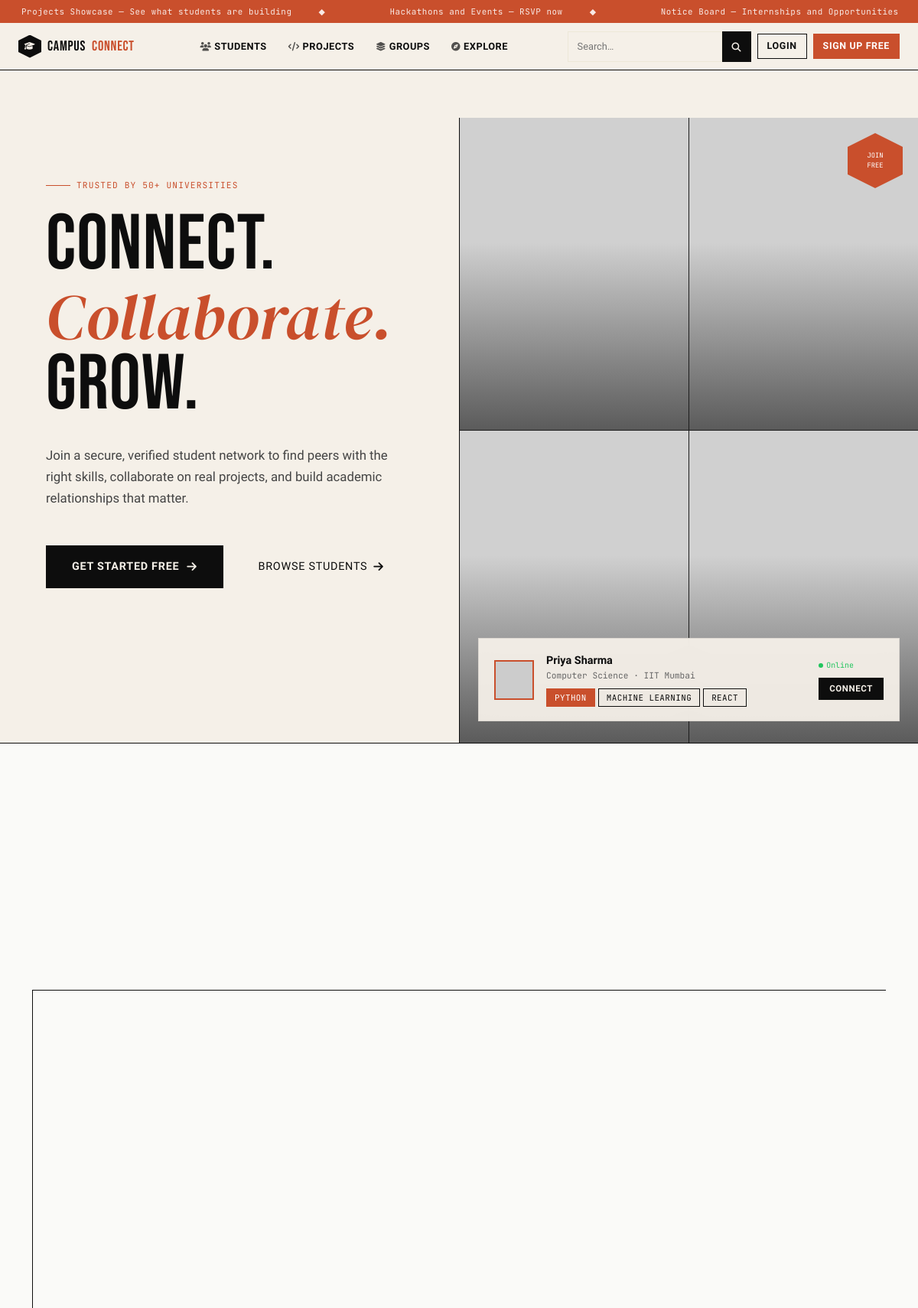
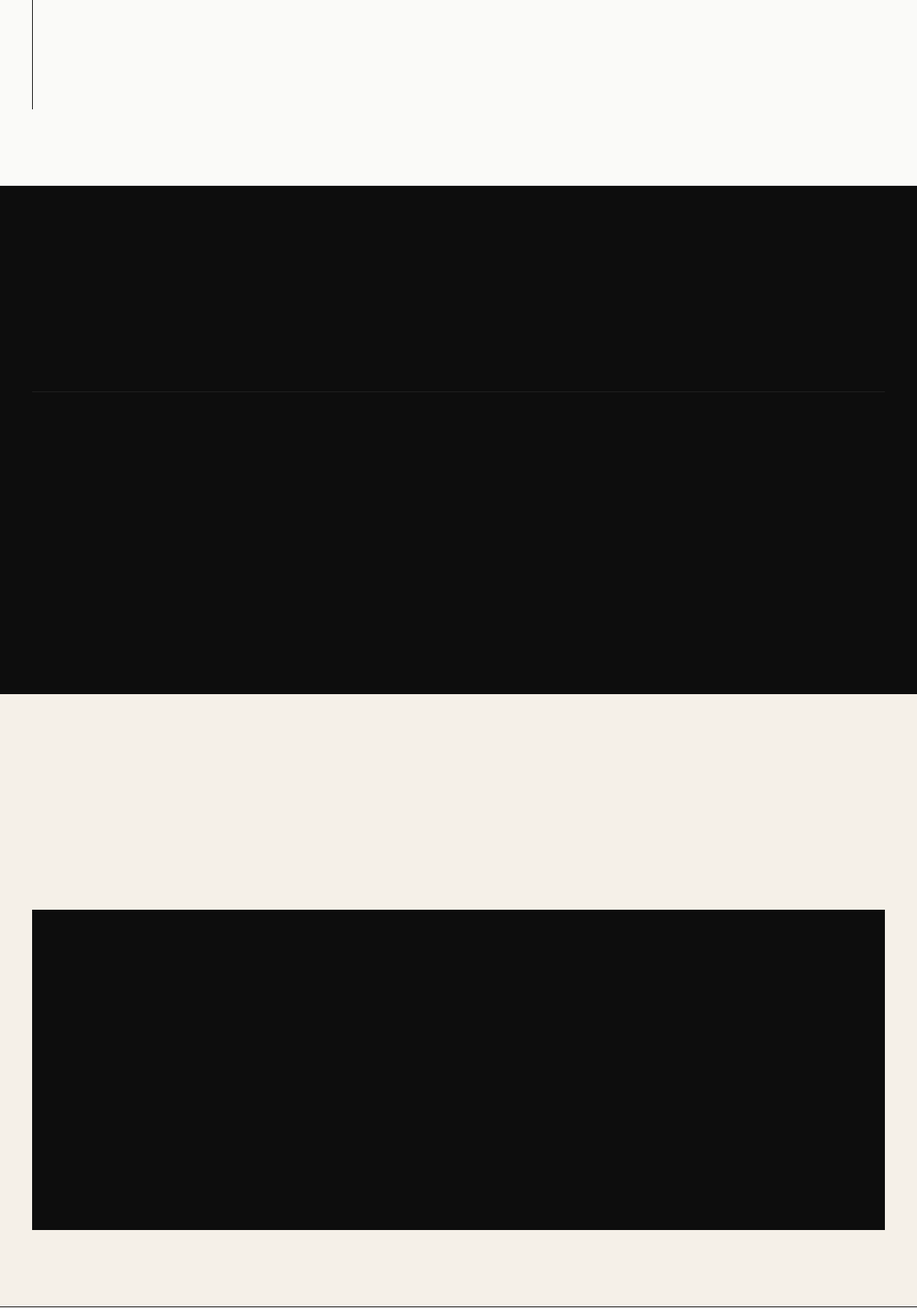
The page / (upper part) on the database its author committed (2 pictures, top to bottom).
### tables this page shows
CREATE TABLE IF NOT EXISTS users (
    id          INT AUTO_INCREMENT PRIMARY KEY,
    name        VARCHAR(100)        NOT NULL,
    email       VARCHAR(150)        NOT NULL UNIQUE,
    password    VARCHAR(255)        NOT NULL,
    department  VARCHAR(100),
    semester    TINYINT UNSIGNED,
    university  VARCHAR(150),
    skills      TEXT,                           
    bio         TEXT,
    avatar      VARCHAR(255)        DEFAULT 'default.jpg',
    is_verified TINYINT(1)          DEFAULT 0,
    is_online   TINYINT(1)          DEFAULT 0,
    created_at  TIMESTAMP           DEFAULT CURRENT_TIMESTAMP
);

### includes/config.php (called while the page is built, shortened)
<?php
function e(string $s): string {
    return htmlspecialchars($s, ENT_QUOTES, 'UTF-8');
}

### index.php (the view, shortened to what this page needs)
<?php
require_once __DIR__ . '/includes/config.php';
$db = getDB();
$stmtStudents = $db->query(
    'SELECT id, name, department, semester, university, skills, avatar, is_online
     FROM users WHERE is_verified=1 ORDER BY id LIMIT 6'
);
$students = $stmtStudents->fetchAll();
include __DIR__ . '/includes/header.php';
?>
<section id="home" class="cc-hero">
  <div class="row g-0">
    <div class="col-lg-6">
      <div class="cc-hero-left">
        <div class="cc-hero-eyebrow reveal">Trusted by 50+ Universities</div>
        <h1 class="cc-hero-title reveal d1">
          Connect.<br>
          <span class="italic">Collaborate.</span><br>
          Grow.
        </h1>
        <p class="cc-hero-subtitle mt-4 mb-5 reveal d2">
          Join a secure, verified student network to find peers with the right skills,
          collaborate on real projects, and build academic relationships that matter.
        </p>
        <div class="d-flex gap-3 flex-wrap reveal d3">
          <a href="pages/register.php" class="cc-btn-lg-dark">
            <span>Get Started Free</span><i class="fas fa-arrow-right"></i>
          </a>
          <a href="pages/students.php" class="cc-btn-lg-ghost">
            Browse Students <i class="fas fa-arrow-right"></i>
          </a>
        </div>
      </div>
    </div>
    <div class="col-lg-6 cc-hero-right">
      <div class="cc-hero-grid">
        <?php
        $seeds = ['campus1','campus3','campus5','campus7'];
        foreach ($seeds as $s):
        ?>
        <div class="cc-hero-cell">
          <img src="https://picsum.photos/seed/<?= $s ?>/600/500" alt="">
        </div>
        <?php endforeach; ?>
      </div>
      <div class="cc-hero-badge"><span>Join<br>Free</span></div>
      <?php if ($students): $s = $students[0]; ?>
      <div class="cc-hero-overlay d-flex align-items-center gap-3">
        <img class="cc-hero-avatar"
             src="https://picsum.photos/seed/<?= e($s['name']) ?>/100/100" alt="<?= e($s['name']) ?>">
        <div class="flex-grow-1">
          <div style="font-weight:700;font-size:.9rem;color:var(--ink);"><?= e($s['name']) ?></div>
          <div style="font-family:var(--font-mono);font-size:.7rem;color:#666;"><?= e($s['department']) ?> · <?= e($s['university'] ?? '') ?></div>
          <div class="d-flex flex-wrap gap-1 mt-2">
            <?php
            $skills = array_slice(explode(',', $s['skills'] ?? ''), 0, 3);
            foreach ($skills as $i => $sk):
            ?>
            <span class="cc-pill <?= $i === 0 ? 'accent' : '' ?>"><?= e(trim($sk)) ?></span>
            <?php endforeach; ?>
          </div>
        </div>
        <div class="text-end">
          <div style="font-family:var(--font-mono);font-size:.62rem;color:#22c55e;display:flex;align-items:center;gap:4px;">
            <span style="width:6px;height:6px;background:#22c55e;border-radius:50%;"></span> Online
          </div>
          <a href="pages/students.php" style="margin-top:8px;display:block;padding:6px 14px;background:var(--ink);color:var(--paper);font-family:var(--font-body);font-size:.72rem;font-weight:600;text-transform:uppercase;letter-spacing:.05em;">Connect</a>
        </div>
      </div>
      <?php endif; ?>
    </div>
  </div>
</section>
<section id="features" class="cc-features">
  <div class="container">
    <div class="row g-5 align-items-end mb-5">
      <div class="col-lg-6">
      </div>
      <div class="col-lg-6">
      </div>
    </div>
    <?php
    $features = [
      ['01','fa-id-card',         'Rich Student Profiles', 'Build a detailed academic identity — your skills, courses, availability, and project interests all in one verified page.'],
      ['02','fa-sliders',         'Smart Filtering',       'Search by department, skills, semester, or active courses. Find exactly who you need in under a minute.'],
      ['03','fa-comment-dots',    'Real-Time Messaging',   'Encrypted direct messages with read receipts, file sharing, and group threads — no third-party apps needed.'],
      ['04','fa-users-rectangle', 'Study Groups',          'Create subject-specific groups. Schedule sessions, share notes, and track collective progress toward exams.'],
      ['05','fa-handshake',       'Project Partner Finder','Match with students who complement your skillset for hackathons, assignments, and research projects.'],
      ['06','fa-shield-halved',   'Verified Accounts Only','Every account is verified via university email. A trusted, safe environment — no bots, no strangers.'],
    ];
    ?>
    <div class="cc-features-border-wrap">
      <div class="row g-0">
        <?php foreach ($features as $i => $f):
        ?>
        <div class="col-lg-4 col-md-6">
        </div>
        <?php endforeach; ?>
      </div>
    </div>
  </div>
</section>
<section id="how" class="cc-how">
  <div class="container">
    <div class="cc-how-border">
      <div class="row g-0">
        <?php
        $steps = [
          ['fa-envelope-open-text','Sign Up with University Email', 'Register using your official .edu email for instant verification and access to your campus network.'],
          ['fa-user-pen',          'Build Your Profile',           'Add skills, current courses, interests, and what you are looking to collaborate on. Make yourself discoverable.'],
          ['fa-compass',           'Discover & Filter',            'Browse students across departments, search by skill, join study groups, or post a project listing.'],
          ['fa-link',              'Connect & Collaborate',        'Send a request, start a conversation, and begin building something meaningful together on campus.'],
        ];
        foreach ($steps as $i => $step):
        ?>
        <div class="col-lg-3 col-md-6">
        </div>
        <?php endforeach; ?>
      </div>
    </div>
  </div>
</section>
<section id="students-section" class="cc-students">
  <div class="container">
    <div class="d-flex justify-content-between align-items-end flex-wrap gap-3 mb-4">
      <div>
      </div>
    </div>
    <div class="cc-students-grid">
    </div>
  </div>
</section>
<?php include __DIR__ . '/includes/footer.php'; ?>

### rows shown on the page
users: name "Priya Sharma", department "Computer Science", university "IIT Mumbai", skills "PYTHON", skills "MACHINE LEARNING", skills "REACT"

### other values the page prints
$t "Projects Showcase — See what students are building"
$t "Hackathons and Events — RSVP now"
$t "Notice Board — Internships and Opportunities"
